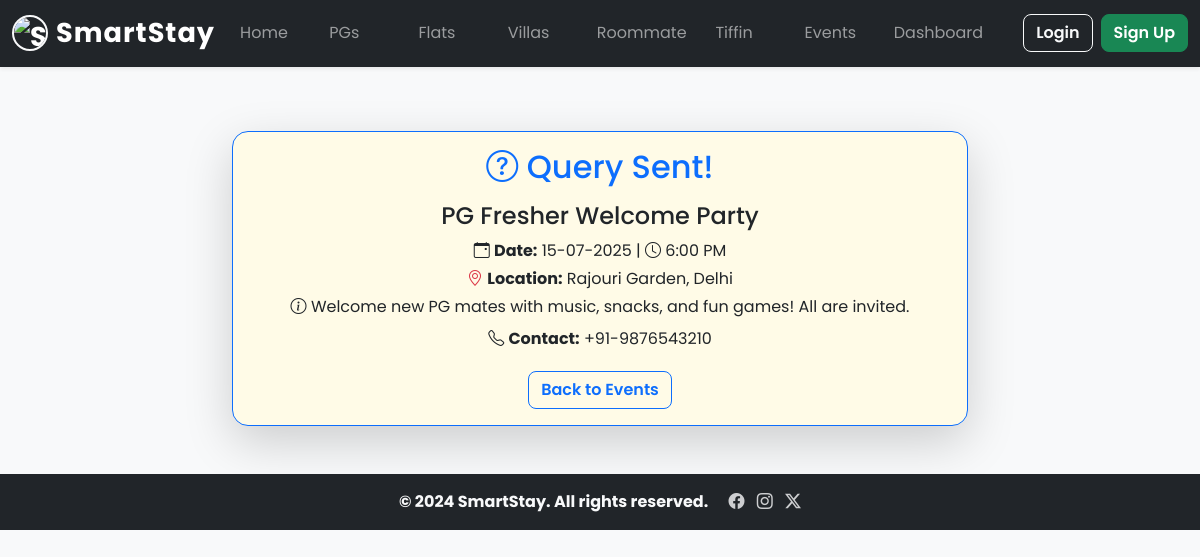
The page /events/1 on the database its author committed.
### models/models.py (models this page shows)
class Event(db.Model):
    id = db.Column(db.Integer, primary_key=True)
    name = db.Column(db.String(100), nullable=False)
    date = db.Column(db.String(20), nullable=False)
    time = db.Column(db.String(20), nullable=False)
    location = db.Column(db.String(100), nullable=False)
    description = db.Column(db.Text, nullable=False)
    image_url = db.Column(db.String(200), nullable=False)
    contact_info = db.Column(db.String(100), nullable=False)

### blueprints/events.py (the view)
@events_bp.route('/<int:event_id>')
def event_detail(event_id):
    event = Event.query.get_or_404(event_id)
    return render_template('event_query.html', event=event)

### templates/event_query.html (shortened to what this page needs)
{% extends 'base.html' %}
{% block content %}
<section class="py-5 bg-light">
    <div class="container">
        <div class="row justify-content-center">
            <div class="col-md-8">
                <div class="card shadow-lg border-primary">
                    <div class="card-body text-center">
                        <h2 class="card-title text-primary mb-3"><i class="bi bi-question-circle"></i> Query Sent!</h2>
                        <h4 class="mb-2">{{ event.name }}</h4>
                        <p class="mb-1"><i class="bi bi-calendar-event"></i> <b>Date:</b> {{ event.date }} | <i class="bi bi-clock"></i> {{ event.time }}</p>
                        <p class="mb-1"><i class="bi bi-geo-alt text-danger"></i> <b>Location:</b> {{ event.location }}</p>
                        <p class="mb-2"><i class="bi bi-info-circle"></i> {{ event.description }}</p>
                        <p class="mb-1"><i class="bi bi-telephone"></i> <b>Contact:</b> {{ event.contact_info }}</p>
                        <a href="/events" class="btn btn-outline-primary mt-3">Back to Events</a>
                    </div>
                </div>
            </div>
        </div>
    </div>
</section>
{% endblock %}

### static/css/style.css (style rules this page uses)
body { background-color: #f8f9fa; font-family: 'Poppins', sans-serif; }
.card { border-radius: 1rem; transition: box-shadow 0.3s, transform 0.3s; box-shadow: 0 2px 8px rgba(0,0,0,0.07); background: #fffbe7; }
.btn { border-radius: 0.5rem; font-weight: 600; transition: background 0.2s, color 0.2s, box-shadow 0.2s, transform 0.2s; }

### templates/base.html (style rules this page uses)
body, h1, h2, h3, h4, h5, h6, .navbar, .footer, .btn, .card, .form-control { font-family: 'Poppins', sans-serif !important; }

### rows shown on the page
Event: name "PG Fresher Welcome Party", date "15-07-2025", time "6:00 PM", location "Rajouri Garden, Delhi", description "Welcome new PG mates with music, snacks, and fun games! All are invited.", contact_info "+91-9876543210"
